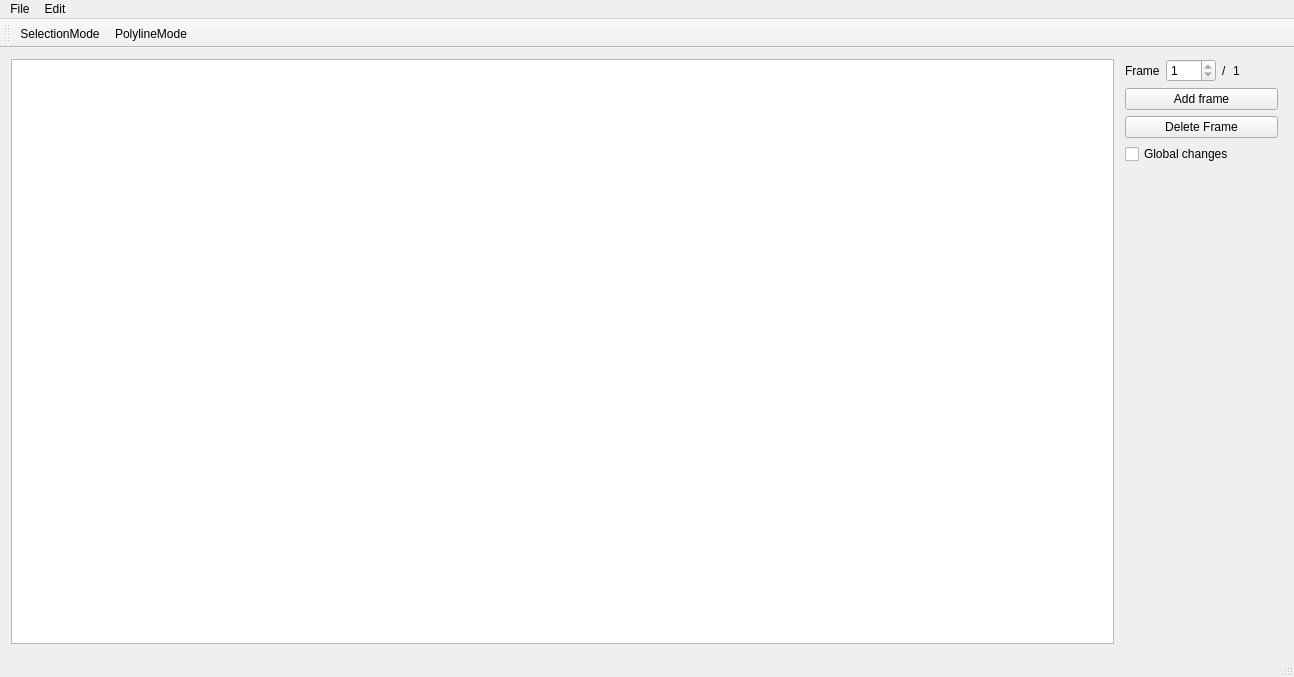
<?xml version="1.0" encoding="UTF-8"?>
<ui version="4.0">
 <class>MainWindow</class>
 <widget class="QMainWindow" name="MainWindow">
  <property name="geometry">
   <rect>
    <x>0</x>
    <y>0</y>
    <width>1294</width>
    <height>677</height>
   </rect>
  </property>
  <property name="windowTitle">
   <string>MainWindow</string>
  </property>
  <widget class="QWidget" name="centralWidget">
   <property name="layoutDirection">
    <enum>Qt::LeftToRight</enum>
   </property>
   <layout class="QHBoxLayout" name="horizontalLayout_4">
    <item>
     <widget class="QGraphicsView" name="graphicsView">
      <property name="sizeAdjustPolicy">
       <enum>QAbstractScrollArea::AdjustToContents</enum>
      </property>
      <property name="alignment">
       <set>Qt::AlignLeading|Qt::AlignLeft|Qt::AlignTop</set>
      </property>
     </widget>
    </item>
    <item>
     <layout class="QVBoxLayout" name="verticalLayout">
      <property name="leftMargin">
       <number>5</number>
      </property>
      <property name="rightMargin">
       <number>5</number>
      </property>
      <item>
       <layout class="QHBoxLayout" name="horizontalLayout">
        <property name="leftMargin">
         <number>0</number>
        </property>
        <property name="rightMargin">
         <number>10</number>
        </property>
        <item>
         <widget class="QLabel" name="frame">
          <property name="text">
           <string>Frame</string>
          </property>
         </widget>
        </item>
        <item>
         <widget class="QSpinBox" name="currentFrame">
          <property name="minimumSize">
           <size>
            <width>50</width>
            <height>0</height>
           </size>
          </property>
          <property name="minimum">
           <number>1</number>
          </property>
          <property name="maximum">
           <number>1</number>
          </property>
          <property name="value">
           <number>1</number>
          </property>
         </widget>
        </item>
        <item>
         <widget class="QLabel" name="slash">
          <property name="text">
           <string>/</string>
          </property>
         </widget>
        </item>
        <item>
         <widget class="QLabel" name="totalFrames">
          <property name="sizePolicy">
           <sizepolicy hsizetype="Preferred" vsizetype="Preferred">
            <horstretch>0</horstretch>
            <verstretch>0</verstretch>
           </sizepolicy>
          </property>
          <property name="minimumSize">
           <size>
            <width>35</width>
            <height>0</height>
           </size>
          </property>
          <property name="text">
           <string>1</string>
          </property>
         </widget>
        </item>
       </layout>
      </item>
      <item>
       <widget class="QPushButton" name="addFrame">
        <property name="text">
         <string>Add frame</string>
        </property>
       </widget>
      </item>
      <item>
       <widget class="QPushButton" name="deleteFrame">
        <property name="text">
         <string>Delete Frame</string>
        </property>
       </widget>
      </item>
      <item>
       <widget class="QCheckBox" name="globalChanges">
        <property name="text">
         <string>Global changes</string>
        </property>
       </widget>
      </item>
      <item>
       <spacer name="verticalSpacer">
        <property name="orientation">
         <enum>Qt::Vertical</enum>
        </property>
        <property name="sizeHint" stdset="0">
         <size>
          <width>20</width>
          <height>40</height>
         </size>
        </property>
       </spacer>
      </item>
     </layout>
    </item>
   </layout>
  </widget>
  <widget class="QMenuBar" name="menuBar">
   <property name="geometry">
    <rect>
     <x>0</x>
     <y>0</y>
     <width>1294</width>
     <height>21</height>
    </rect>
   </property>
   <widget class="QMenu" name="menuFile">
    <property name="title">
     <string>File</string>
    </property>
    <addaction name="actionOpenFile"/>
    <addaction name="separator"/>
    <addaction name="actionSaveFile"/>
    <addaction name="actionSaveFileAs"/>
   </widget>
   <widget class="QMenu" name="menuEdit">
    <property name="title">
     <string>Edit</string>
    </property>
    <addaction name="actionNextFrame"/>
    <addaction name="actionPreviousFrame"/>
    <addaction name="separator"/>
    <addaction name="actionAddFrame"/>
    <addaction name="actionDeleteFrame"/>
   </widget>
   <addaction name="menuFile"/>
   <addaction name="menuEdit"/>
  </widget>
  <widget class="QToolBar" name="mainToolBar">
   <attribute name="toolBarArea">
    <enum>TopToolBarArea</enum>
   </attribute>
   <attribute name="toolBarBreak">
    <bool>false</bool>
   </attribute>
   <addaction name="actionSelectionMode"/>
   <addaction name="actionPolylineMode"/>
  </widget>
  <widget class="QStatusBar" name="statusBar"/>
  <action name="actionSelectionMode">
   <property name="checkable">
    <bool>true</bool>
   </property>
   <property name="text">
    <string>SelectionMode</string>
   </property>
  </action>
  <action name="actionPolylineMode">
   <property name="checkable">
    <bool>true</bool>
   </property>
   <property name="text">
    <string>PolylineMode</string>
   </property>
   <property name="toolTip">
    <string>PolylineMode</string>
   </property>
  </action>
  <action name="actionOpenFile">
   <property name="text">
    <string>Open...</string>
   </property>
  </action>
  <action name="actionSaveFile">
   <property name="text">
    <string>Save</string>
   </property>
  </action>
  <action name="actionSaveFileAs">
   <property name="text">
    <string>Save as...</string>
   </property>
  </action>
  <action name="actionNextFrame">
   <property name="text">
    <string>Next Frame</string>
   </property>
   <property name="shortcut">
    <string>D</string>
   </property>
  </action>
  <action name="actionPreviousFrame">
   <property name="text">
    <string>Previous Frame</string>
   </property>
   <property name="shortcut">
    <string>A</string>
   </property>
  </action>
  <action name="actionAddFrame">
   <property name="text">
    <string>Add Frame</string>
   </property>
   <property name="toolTip">
    <string>Add Frame</string>
   </property>
   <property name="shortcut">
    <string>Return</string>
   </property>
  </action>
  <action name="actionDeleteFrame">
   <property name="text">
    <string>Delete Frame</string>
   </property>
   <property name="shortcut">
    <string>Backspace</string>
   </property>
  </action>
 </widget>
 <layoutdefault spacing="6" margin="11"/>
 <resources/>
 <connections/>
</ui>
